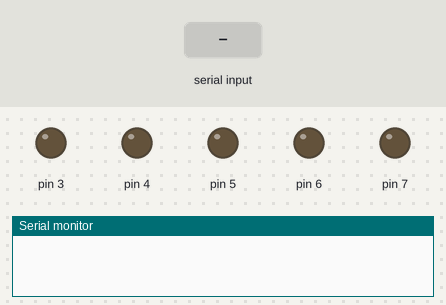
Recording of a sketch running on a simulated Arduino Uno, built with avr-gcc and run on an emulated ATmega328P. On the bench: output pins drawn as LEDs (lit = HIGH), the last lines printed to the serial monitor. Inputs (shaded band) come from the test bench.

Above: at 1.2 s.
1.3 s: "F" received over the second serial link
At 1.9 s:
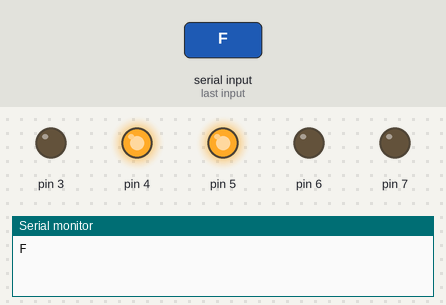
2.8 s: "B" received over the second serial link
At 4.0 s:
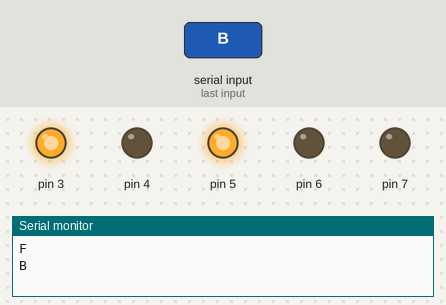
4.3 s: "L" received over the second serial link
At 5.4 s:
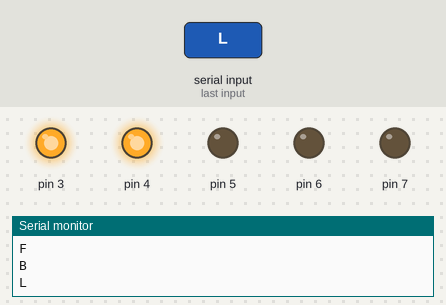
5.8 s: "R" received over the second serial link
At 6.5 s:
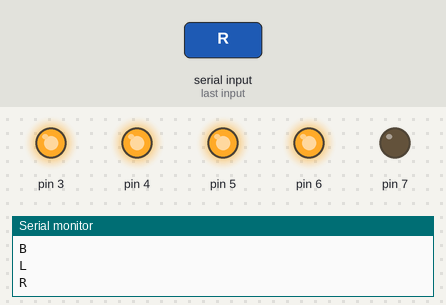
Timing chart, 0 to 8.3 s (numbered marks = the images above; inputs shaded):
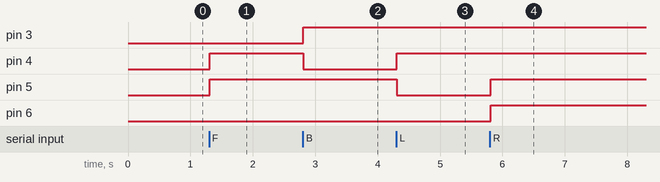

The sketch:

BLUETOOTH_HC-05.ino
```cpp
#include <SoftwareSerial.h>

SoftwareSerial BT(10, 11); //Rx, Tx respectively
String readdata;

void setup()
{
  BT.begin(9600);
  Serial.begin(9600);
 // pinMode(13, OUTPUT);
  pinMode(3, OUTPUT);
  pinMode(4, OUTPUT);
  pinMode(5, OUTPUT);
  pinMode(6, OUTPUT);
  pinMode(7,OUTPUT);

}

void loop()
{
  while (BT.available())      //Check if there is an available byte to read
  {
  delay(10);                  //Delay added to make thing stable
  char c = BT.read();         //Conduct a serial read
  readdata += c;              //build the string- "forward", "reverse", "left" and "right"
  }
  if (readdata.length() > 0)
  {
    Serial.println(readdata);
    if(readdata == "F" || readdata == "f")
  {
    digitalWrite(13, HIGH);
    digitalWrite(3, LOW);
    digitalWrite(4, HIGH);
    digitalWrite(5, HIGH);
    digitalWrite(6, LOW);
    digitalWrite(7, LOW);

    delay(100);
  }

  else if(readdata == "B" || readdata == "b")
  {
    digitalWrite(13, LOW);
    digitalWrite(3, HIGH);
    digitalWrite(4, LOW);
    digitalWrite(5, HIGH);
    digitalWrite(6, LOW);
    digitalWrite(7, LOW);
    delay(100);
  }

  else if (readdata == "L" || readdata == "l")
  {
    digitalWrite(13, HIGH);
    digitalWrite(3, HIGH);
    digitalWrite(4, HIGH);
    digitalWrite(5, LOW);
    digitalWrite(6, LOW);
    digitalWrite(7, LOW);
    delay(100);
  }

 else if ( readdata == "R" || readdata == "r")
 {
   digitalWrite(13, HIGH);
    digitalWrite(3, HIGH);
    digitalWrite(4, HIGH);
    digitalWrite(5, HIGH);
    digitalWrite(6, HIGH);
    digitalWrite(7, LOW);
    delay(100);
  }

 else if (readdata == "S" || readdata == "s")
 {
    digitalWrite(13, LOW);
    digitalWrite(3, LOW);
    digitalWrite(4, LOW);
    digitalWrite(5, LOW);
    digitalWrite(6, HIGH);
    digitalWrite(7, LOW);
    delay(100);
  }
readdata="";        //Reset the variable
}
}
```

Measured:
- after the input at 1.3 s, pin 4, pin 5: LOW → HIGH at once
- after the input at 2.8 s, pin 3: LOW → HIGH at once; pin 4: HIGH → LOW at once
- after the input at 4.3 s, pin 4: LOW → HIGH at once; pin 5: HIGH → LOW at once
- after the input at 5.8 s, pin 5, pin 6: LOW → HIGH at once
